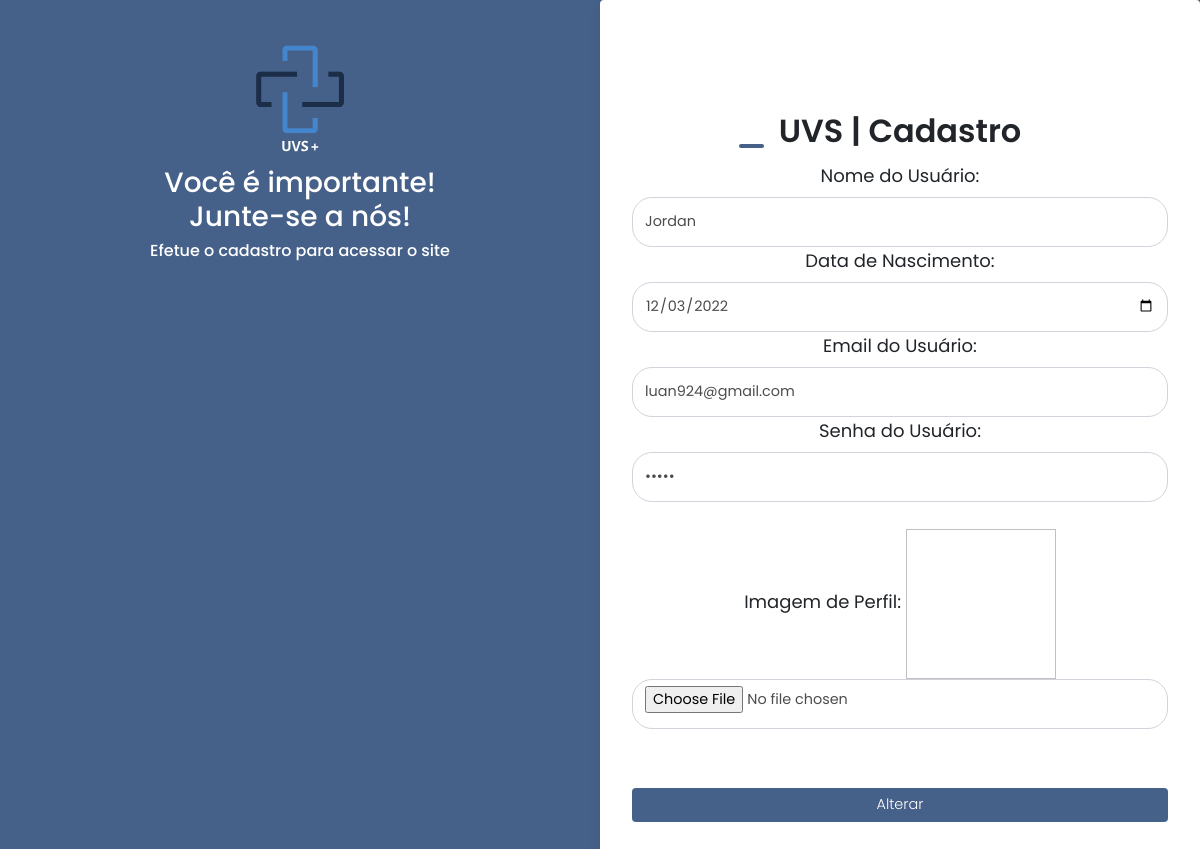
Page /PHP/edit.php?id=7 on the committed database.
### tables this page shows
CREATE TABLE `tbubs` (
  `email` varchar(50) NOT NULL,
  `senha` varchar(50) NOT NULL,
  `nome` varchar(20) NOT NULL,
  `data` date DEFAULT NULL,
  `id` int(100) NOT NULL,
  `caminho` varchar(100) DEFAULT NULL,
  `imagem` varchar(100) DEFAULT NULL
);

### PHP/edit.php (the view, shortened to what this page needs)
<?php
    include_once('../banco/dbconnect.php');
    if(!empty($_GET['id']))
    {
        $id = $_GET['id'];
        $sqlSelect = "SELECT *  FROM tbubs WHERE id=$id";
        $result = $conexao->query($sqlSelect);
    if($result->num_rows > 0){
          while($user_data = mysqli_fetch_assoc($result)) {
           $email = $user_data['email'];
           $nome = $user_data['nome'];
           $data = $user_data['data'];
           $senha = $user_data['senha'];
        }
    }
    }else{
        header('Location:../pages/usuarios.php');
    }
?>
<!DOCTYPE html>
<html lang="pt-br">
<head>
    <link rel="stylesheet" href="https://stackpath.bootstrapcdn.com/bootstrap/4.1.3/css/bootstrap.min.css">
    <link rel="stylesheet" href="../CSS/login.css">
</head>
<body>
  <div class="login1">
  <img id="imagem1" src="../IMAGENS/UVS +.svg" width="70%" ></img>
     <h3>Você é importante!<br>
         Junte-se a nós!
     <h3>
     <p>Efetue o cadastro para acessar o site</p>
   </div>
    <main class="container">
        <h2>UVS | Cadastro</h2>
        <form name="form1" method="post" action="saveEdit.php" onsubmit="return valida_form()">
        <div class="input-field">
                <label>Nome do Usuário:</label>
                <input class="form-control" type="text" name="nome" id="nome"
                    placeholder="insira o nome" value=<?php echo $nome; ?>>
                <label>Data de Nascimento:</label>
                <input class="form-control" type="date" name="data" id="data"
                    placeholder="Insira a data" value=<?php echo $data; ?>>
                <label>Email do Usuário:</label>
                <input class="form-control" type="text" name="email" id="email"
                    placeholder="insira o email" value=<?php echo $email; ?>>
                <label>Senha do Usuário:</label>
                <input class="form-control" type="password" name="senha" id="senha"
                    placeholder="insira a senha" value=<?php echo $senha; ?>><br>
                    <label class="labtext">Imagem de Perfil:</label>
               <img  name="perfiluser" style="width: 150px; height: 150px">
               <input class="form-control" type="file" name="imagem" id="imagem" onchange="previewImagem()" required><br>
            </div>
            <input type="submit" value="Alterar" name="alterar" >
        </form>
    </main>
</body>
</html>

### CSS/login.css (style rules this page uses)
* { margin: 0; border: 0; padding: 0; box-sizing: border-box; font-family: "Poppins", sans-serif; }
body { background: #466189; }
#imagem1 { top: 3%; margin: 0 auto; height: 25%; width: 25%; }
h3 { color: white; }
p { font-size: medium; }
.login1 { width: 50%; min-height: 100VH; padding: 2rem; float: left; text-align: center; }
.container { background: white; width: 50%; min-height: 100VH; padding: 2rem; box-shadow: 5px 5px 15px rgba(0, 0, 0, 0.2); border-radius: 4px; margin-left: 50%; text-align: center; }
main h2 { font-weight: 600; position: relative; margin-top: 15%; }
main h2::before { content: ''; position: absolute; height: 4px; width: 25px; bottom: 3px; left: 20%; border-radius: 8px; background: #466189; }
form { display: flex; flex-direction: column; margin-top: 2%; font-size: large; }
.input-field input { outline: none; font-size: 0.9rem; color: rgba(0, 0, 0, 0.7); width: 100%; height: 50px; background-color: rgb(255, 255, 255); border-radius: 20px; }
.labtext { right: 10% }
.input-field input::placeholder { color: rgba(0, 0, 0, 0.5); }
form input[type="submit"] { margin-top: 2rem; padding: 0.4rem; width: 100%; background: #466189; cursor: pointer; color: white; font-size: 0.9rem; font-weight: 300; border-radius: 4px; transition: all 0.3s ease; }

### rows in the picture
tbubs: nome "Jordan", data "12/03/2022", email "luan924@gmail.com"
